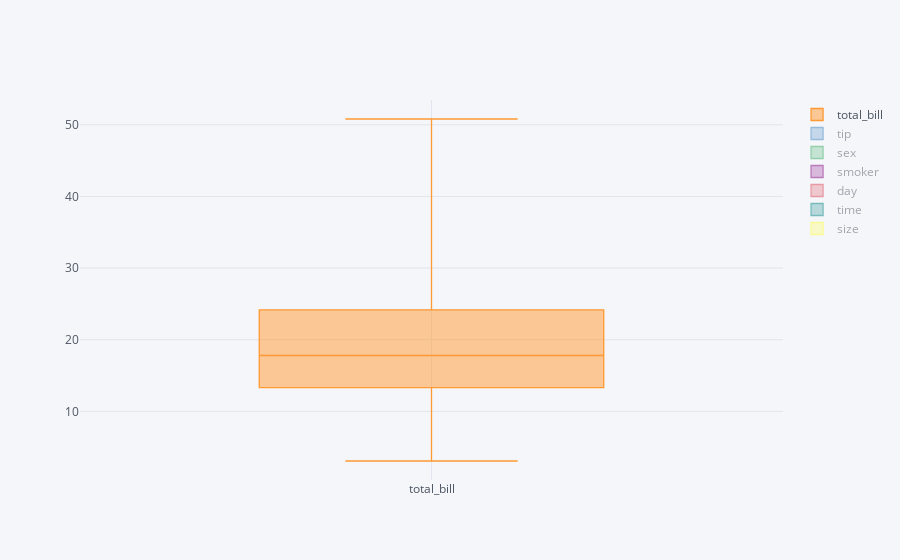

Write notebook code for a chart like this one.
### Code cell
df.iplot(kind = 'box', x = 'day', y = 'total_bill')

### Figure 1 — Plotly figure (JSON) as saved in the notebook; plotly's stock layout.template omitted (floating-point values rounded to 4 significant figures; data arrays with more than 128 entries replaced by an {"elided": "..."} marker saying what was removed)
{"data": [{"boxpoints": false, "line": {"width": 1.3}, "marker": {"color": "rgba(255, 153, 51, 1.0)"}, "name": "total_bill", "orientation": "v", "type": "box", "y": {"elided": "244 float values"}}, {"boxpoints": false, "line": {"width": 1.3}, "marker": {"color": "rgba(55, 128, 191, 1.0)"}, "name": "tip", "orientation": "v", "type": "box", "visible": "legendonly", "y": {"elided": "244 float values"}}, {"boxpoints": false, "line": {"width": 1.3}, "marker": {"color": "rgba(50, 171, 96, 1.0)"}, "name": "sex", "orientation": "v", "type": "box", "visible": "legendonly", "y": {"elided": "244 str values"}}, {"boxpoints": false, "line": {"width": 1.3}, "marker": {"color": "rgba(128, 0, 128, 1.0)"}, "name": "smoker", "orientation": "v", "type": "box", "visible": "legendonly", "y": {"elided": "244 str values"}}, {"boxpoints": false, "line": {"width": 1.3}, "marker": {"color": "rgba(219, 64, 82, 1.0)"}, "name": "day", "orientation": "v", "type": "box", "visible": "legendonly", "y": {"elided": "244 str values"}}, {"boxpoints": false, "line": {"width": 1.3}, "marker": {"color": "rgba(0, 128, 128, 1.0)"}, "name": "time", "orientation": "v", "type": "box", "visible": "legendonly", "y": {"elided": "244 str values"}}, {"boxpoints": false, "line": {"width": 1.3}, "marker": {"color": "rgba(255, 255, 51, 1.0)"}, "name": "size", "orientation": "v", "type": "box", "visible": "legendonly", "y": {"elided": "244 int values"}}], "layout": {"autosize": true, "legend": {"bgcolor": "#F5F6F9", "font": {"color": "#4D5663"}}, "paper_bgcolor": "#F5F6F9", "plot_bgcolor": "#F5F6F9", "title": {"font": {"color": "#4D5663"}}, "xaxis": {"autorange": true, "gridcolor": "#E1E5ED", "range": [-0.5, 0.5], "showgrid": true, "tickfont": {"color": "#4D5663"}, "title": {"font": {"color": "#4D5663"}, "text": ""}, "type": "category", "zerolinecolor": "#E1E5ED"}, "yaxis": {"autorange": true, "gridcolor": "#E1E5ED", "range": [0.4178, 53.46], "showgrid": true, "tickfont": {"color": "#4D5663"}, "title": {"font": {"color": "#4D5663"}, "text": ""}, "type": "linear", "zerolinecolor": "#E1E5ED"}}}
